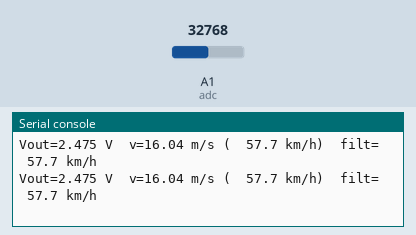
Bench run of a program on a simulated CircuitPython board. Shown: the last lines printed to the serial console. The test bench sets the inputs (shaded band); at power-on: A1 (adc) = 32768 (analog values on the 0–65535 scale).

Above: at 11.0 s.
11.1 s: A1 (adc) set to 57184
At 11.4 s:
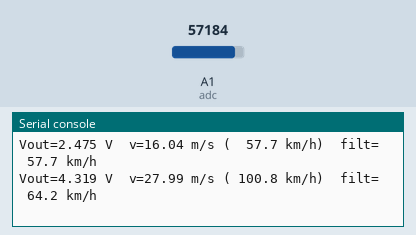
12.6 s: A1 (adc) set to 56272
At 12.6 s:
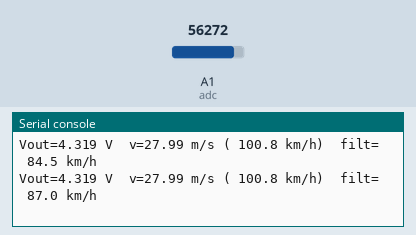
Timing chart, 0 to 15.3 s (numbered marks = the images above; inputs shaded):
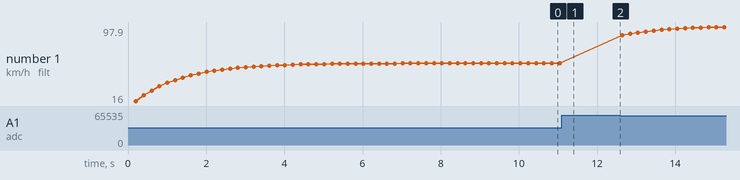

The program:

testAnemometro3.py
```python
import time
import board
import analogio

adc = analogio.AnalogIn(board.A1)

# Se usi un partitore 10k/20k:
Rtop = 10_000
Rbottom = 20_000
DIV_GAIN = (Rtop + Rbottom) / Rbottom  # 1.5
# Se NON hai partitore e sei già entro 3.3V reali, metti DIV_GAIN = 1.0

V_ZERO = 0.08          # soglia "vento=0" (tarabile)
V_MAX_SPEC = 5.0       # etichetta
MS_MAX_SPEC = 32.4     # etichetta

ALPHA = 0.15
v_ms_filt = 0.0

def v_pin():
    return (adc.value / 65535) * adc.reference_voltage

print("Anemometro: Vout 0-5V -> 0-32.4 m/s (SPEC)")
print("RefV:", adc.reference_voltage, "DIV_GAIN:", DIV_GAIN)
print("V_ZERO:", V_ZERO)

while True:
    Vout = v_pin() * DIV_GAIN

    if Vout < V_ZERO:
        v_ms = 0.0
    else:
        v_ms = (Vout / V_MAX_SPEC) * MS_MAX_SPEC
        if v_ms < 0:
            v_ms = 0.0

    v_ms_filt = (1 - ALPHA) * v_ms_filt + ALPHA * v_ms

    print(
        f"Vout={Vout:0.3f} V  "
        f"v={v_ms:5.2f} m/s ({v_ms*3.6:6.1f} km/h)  "
        f"filt={v_ms_filt*3.6:6.1f} km/h"
    )

    time.sleep(0.2)
```

Measured:
- after the input at 11.1 s, the serial console: prints a new line after 0.14 s (image 1)
- plotted number 1: 57.7 → 97.9 after the input at 12.6 s
